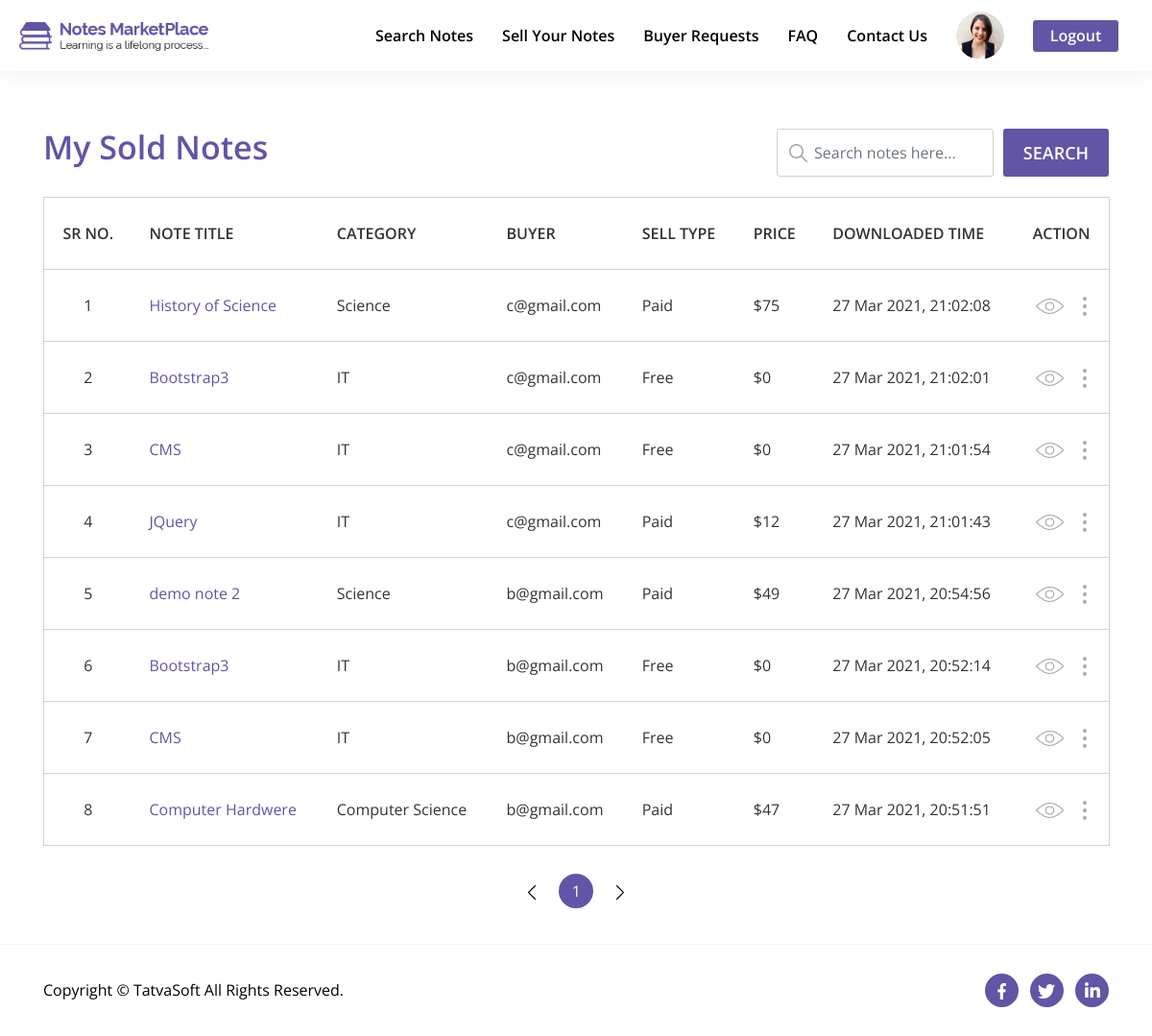
/Front/html/my-sold-notes.php (signed in), run on the app's committed database.
### tables this page shows
CREATE TABLE `user_profile` (
  `ProfileID` int(11) NOT NULL,
  `UserID` int(11) NOT NULL,
  `DOB` date DEFAULT NULL,
  `Gender` int(11) DEFAULT NULL,
  `SecondaryEmail` varchar(100) NOT NULL,
  `CountryCode` varchar(5) NOT NULL,
  `PhoneNumber` varchar(20) NOT NULL,
  `ProfilePicture` varchar(500) DEFAULT NULL,
  `AddressLine1` varchar(100) NOT NULL,
  `AddressLine2` varchar(100) NOT NULL,
  `City` varchar(50) NOT NULL,
  `State` varchar(50) NOT NULL,
  `ZipCode` varchar(50) NOT NULL,
  `Country` varchar(50) NOT NULL,
  `University` varchar(100) DEFAULT NULL,
  `College` varchar(100) DEFAULT NULL,
  `CreatedDate` datetime DEFAULT current_timestamp(),
  `CreatedBy` int(11) DEFAULT NULL,
  `ModifiedDate` datetime DEFAULT NULL ON UPDATE current_timestamp(),
  `ModifiedBy` int(11) DEFAULT NULL
);

CREATE TABLE `downloads` (
  `DownloadID` int(11) NOT NULL,
  `NoteID` int(11) NOT NULL,
  `Seller` int(11) NOT NULL,
  `Downloader` int(11) NOT NULL,
  `IsSellerHasAllowedDownload` bit(1) NOT NULL,
  `AttachmentPath` mediumtext DEFAULT NULL,
  `IsAttachmentDownloaded` bit(1) NOT NULL,
  `AttachmentDownloadedDate` datetime DEFAULT NULL,
  `IsPaid` bit(1) NOT NULL,
  `PurchasedPrice` decimal(10,0) DEFAULT NULL,
  `NoteTitle` varchar(100) NOT NULL,
  `NoteCategory` varchar(100) NOT NULL,
  `CreatedDate` datetime DEFAULT current_timestamp(),
  `CreatedBy` int(11) DEFAULT NULL,
  `ModifiedDate` datetime DEFAULT NULL ON UPDATE current_timestamp(),
  `ModifiedBy` int(11) DEFAULT NULL
);

CREATE TABLE `users` (
  `UserID` int(11) NOT NULL,
  `RoleID` int(11) NOT NULL DEFAULT 3,
  `FirstName` varchar(50) NOT NULL,
  `LastName` varchar(50) NOT NULL,
  `EmailID` varchar(100) NOT NULL,
  `Password` varchar(24) NOT NULL,
  `IsEmailVerified` bit(1) NOT NULL DEFAULT b'0',
  `CreatedDate` datetime DEFAULT current_timestamp(),
  `CreatedBy` int(11) DEFAULT NULL,
  `ModifiedDate` datetime DEFAULT NULL ON UPDATE current_timestamp(),
  `ModifiedBy` int(11) DEFAULT NULL,
  `IsActive` bit(1) NOT NULL DEFAULT b'1'
);

### Front/includes/user-dp.php (called while the page is built, shortened)
<?php
if (isset($_SESSION['UserLoggedIn'])) {
    $UserID = $_SESSION['UserID'];
    $profile_query = "SELECT * FROM users u JOIN user_profile up ON u.UserID = up.UserID WHERE u.UserID = {$UserID} ";
    $profile_query_result = mysqli_query($connection, $profile_query);
    if (mysqli_num_rows($profile_query_result) != 0) {
        $getUserDP = "SELECT ProfilePicture FROM user_profile WHERE UserID = {$UserID} ";
        $getUserDP_query = mysqli_query($connection, $getUserDP);
        $getUserDP_row = mysqli_fetch_assoc($getUserDP_query);
        $DP_name = $getUserDP_row['ProfilePicture'];
        if ($DP_name != null) {
            $user_dp_path = $DP_name;
        } else {
            $user_dp_path = "../../Front/images/user-profile/default-profile-picture.png";
        }
    } else {
        $user_dp_path = "../../Front/images/user-profile/default-profile-picture.png";
    }
}

### Front/html/my-sold-notes.php (the view, shortened to what this page needs)
<?php include "../includes/head.php"; ?>
<body>
    <section id="my-sold-notes">
        <div class="only-white-nav extra-style-nav">
            <header class="site-header">
                <div class="header-wrapper">
                    <div class="logo-wrapper">
                        <a href="index.php" title="Site Logo">
                            <img src="../images/logo/dark-logo.png" alt="Logo">
                        </a>
                    </div>
                    <div class="navigation-wrapper">
                        <nav class="main-nav">
                            <ul class="menu-navigation">
                                <li>
                                    <a class="hover-bottom-border" href="search-notes.php">Search Notes</a>
                                </li>
                                <li>
                                    <a class="hover-bottom-border" href="dashboard.php">Sell Your Notes</a>
                                </li>
                                <li>
                                    <a class="hover-bottom-border" href="buyers-requests.php">Buyer Requests</a>
                                </li>
                                <li>
                                    <a class="hover-bottom-border" href="faq.php">FAQ</a>
                                </li>
                                <li>
                                    <a class="hover-bottom-border" href="contact-us.php">Contact Us</a>
                                </li>
                                <li class="logged-in-user-photo-li">
                                    <div class="dropdown">
                                        <a href="#" role="button" id="dropdownMenuLink" data-toggle="dropdown" aria-haspopup="true" aria-expanded="false">
                                            <div class="logged-in-user-photo">
                                                <img src="<?php echo $user_dp_path; ?>" alt="User Photo" class="rounded-circle">
                                            </div>
                                        </a>
                                    </div>
                                </li>
                                <li>
                                    <a class="btn btn-general btn-purple logout-link" href="javascript:void(0)" title="Download" role="button">Logout</a>
                                </li>
                            </ul>
                        </nav>
                    </div>
                </div>
            </header>
        </div>
        <div class="content-box-lg">
            <div class="container">
                <div class="row no-gutters">
                    <div class="col-lg-6 col-md-6 col-sm-12 col-12 text-left box-heading-wrapper">
                        <p class="my-downloads-heading">My Sold Notes</p>
                    </div>
                    <div class="col-lg-6 col-md-6 col-sm-12 col-12">
                        <div class="row no-gutters text-right general-search-bar-btn-wrapper">
                            <div class="form-group has-search-bar">
                                <span class="search-symbol"><img src="../images/Dashboard/search-icon.png" alt=""></span>
                                <input id="sold-note-search-bar" type="text" class="form-control input-box-style search-notes-bar" id="example" placeholder="Search notes here...">
                            </div>
                            <button id="sold-note-search-btn" class="btn btn-general btn-purple general-search-bar-btn">Search</button>
                        </div>
                    </div>
                </div>
            </div>
            <div class="container">
                <div class="my-downloads-table general-table-responsive">
                    <div class="table-responsive-xl">
                        <table class="table table-bordered" id="sold-notes-table">
                            <thead>
                                <tr>
                                    <th scope="col" class="text-center" data-orderable="false">sr no.</th>
                                    <th scope="col">Note title</th>
                                    <th scope="col">category</th>
                                    <th scope="col">Buyer</th>
                                    <th scope="col">Sell type</th>
                                    <th scope="col">price</th>
                                    <th scope="col">downloaded time</th>
                                    <th class="text-center" data-orderable="false" scope="col">Action</th>
                                </tr>
                            </thead>
                            <tbody>
                                <?php
                                $UserID = $_SESSION['UserID'];
                                $select_sold_notes = "SELECT NoteID, Downloader, IsPaid, PurchasedPrice, NoteTitle, NoteCategory, DATE_FORMAT(AttachmentDownloadedDate, '%d %b %Y, %T') as AttachmentDownloadedDate FROM downloads WHERE Seller = {$UserID} AND IsSellerHasAllowedDownload = 1 ORDER BY AttachmentDownloadedDate DESC ";
                                $select_sold_notes_query = mysqli_query($connection, $select_sold_notes);
                                $select_sold_notes_count = mysqli_num_rows($select_sold_notes_query);
                                if ($select_sold_notes_count != 0) {
                                    while ($row = mysqli_fetch_assoc($select_sold_notes_query)) {
                                        $note_id = $row['NoteID'];
                                        $note_title = $row['NoteTitle'];
                                        $note_cat = $row['NoteCategory'];
                                        $note_is_paid = $row['IsPaid'];
                                        if ($note_is_paid == 0) {
                                            $note_sell_type = "Free";
                                        } else {
                                            $note_sell_type = "Paid";
                                        }
                                        $note_price = $row['PurchasedPrice'];
                                        if ($note_price == NULL) {
                                            $note_price = "$" . '0';
                                        } else {
                                            $note_price = "$" . $note_price;
                                        }
                                        $note_downloaded_date = $row['AttachmentDownloadedDate'];
                                        $noteDownloadedDateStr = strtotime($note_downloaded_date);
                                        $note_downloader_id = $row['Downloader'];
                                        $get_downloader = "SELECT EmailID FROM users WHERE UserID = {$note_downloader_id} AND IsActive = 1 ";
                                        $get_downloader_query = mysqli_query($connection, $get_downloader);
                                        $note_downloader_row = mysqli_fetch_assoc($get_downloader_query);
                                        $note_downloader_email = $note_downloader_row['EmailID'];
                                ?>
                                        <tr>
                                            <td class="text-center"></td>
                                            <td class="purple-td"><a href='note-detail.php?note_id=<?php echo $note_id; ?>'><?php echo $note_title; ?></a></td>
                                            <td><?php echo $note_cat; ?></td>
                                            <td><?php echo $note_downloader_email; ?></td>
                                            <td><?php echo $note_sell_type; ?></td>
                                            <td><?php echo $note_price; ?></td>
                                            <td data-sort='<?php echo $noteDownloadedDateStr; ?>'><?php echo $note_downloaded_date; ?></td>
                                            <td class="text-center visible-overflow-for-dropdown">
                                                <a href='note-detail.php?note_id=<?php echo $note_id; ?>'><img class="eye-img-in-table" src="../images/Dashboard/eye.png" alt="edit"></a>
                                                <div class="dropdown dropdown-dots-table">
                                                    <a href="#" role="button" data-toggle="dropdown" aria-haspopup="true" aria-expanded="false">
                                                        <img class="dots-in-table" src="../images/Dashboard/dots.png" alt="edit">
                                                    </a>
                                                </div>
                                            </td>
                                        </tr>
                                    <?php
                                    }
                                }
                                ?>
                            </tbody>
                        </table>
                    </div>
                </div>
            </div>
        </div>
        <?php include "../includes/footer.php"; ?>
    </section>
</body>
</html>

### Front/css/responsive.css (style rules this page uses)
@media (max-width: 1300px) { #note-detail .only-white-nav.extra-style-nav, #dashboard .only-white-nav.extra-style-nav, #my-downloads .only-white-nav.extra-style-nav, #my-sold-notes .only-white-nav.extra-style-nav, #my-rejected-notes .only-white-nav.extra-style-nav, #buyers-requests .only-white-nav.extra-style-nav { margin-bottom: 74px; } }
@media (max-width: 1300px) { .only-white-nav.extra-style-nav .site-header .header-wrapper, #home-page .extra-style-nav .site-header .header-wrapper { padding: 0px 20px; } }
@media (max-width: 1300px) { .only-white-nav.extra-style-nav .site-header .header-wrapper .navigation-wrapper .main-nav .menu-navigation>li, #home-page .extra-style-nav .site-header .header-wrapper .navigation-wrapper .main-nav .menu-navigation>li { margin: 0px 15px; } }
@media (max-width: 1300px) { .only-white-nav.extra-style-nav .site-header, #home-page .extra-style-nav .site-header { max-height: 74px; } }
@media (max-width: 1300px) { .only-white-nav.extra-style-nav .site-header .header-wrapper, #home-page .extra-style-nav .site-header .header-wrapper { height: 74px; margin: auto; } }
@media (max-width: 1300px) { .only-white-nav.extra-style-nav .site-header .header-wrapper .logo-wrapper, #home-page .extra-style-nav .site-header .header-wrapper .logo-wrapper { height: 74px; } }
@media (max-width: 1300px) { .only-white-nav.extra-style-nav .site-header .header-wrapper .logo-wrapper a img, #home-page .extra-style-nav .site-header .header-wrapper .logo-wrapper a img { height: 40px; } }

### data on the page
user_profile: ProfilePicture (picture)
downloads: NoteTitle "History of Science", NoteCategory "Science", Downloader.EmailID "c@gmail.com", IsPaid "Paid", note_price "$75", note_downloaded_date "27 Mar 2021, 21:02:08"
downloads: NoteTitle "Bootstrap3", NoteCategory "IT", Downloader.EmailID "c@gmail.com", IsPaid "Free", note_price "$0", note_downloaded_date "27 Mar 2021, 21:02:01"
downloads: NoteTitle "CMS", NoteCategory "IT", Downloader.EmailID "c@gmail.com", IsPaid "Free", note_price "$0", note_downloaded_date "27 Mar 2021, 21:01:54"
downloads: NoteTitle "JQuery", NoteCategory "IT", Downloader.EmailID "c@gmail.com", IsPaid "Paid", note_price "$12", note_downloaded_date "27 Mar 2021, 21:01:43"
downloads: NoteTitle "demo note 2", NoteCategory "Science", Downloader.EmailID "b@gmail.com", IsPaid "Paid", note_price "$49", note_downloaded_date "27 Mar 2021, 20:54:56"
downloads: NoteTitle "Bootstrap3", NoteCategory "IT", Downloader.EmailID "b@gmail.com", IsPaid "Free", note_price "$0", note_downloaded_date "27 Mar 2021, 20:52:14"
downloads: NoteTitle "CMS", NoteCategory "IT", Downloader.EmailID "b@gmail.com", IsPaid "Free", note_price "$0", note_downloaded_date "27 Mar 2021, 20:52:05"
downloads: NoteTitle "Computer Hardwere", NoteCategory "Computer Science", Downloader.EmailID "b@gmail.com", IsPaid "Paid", note_price "$47", note_downloaded_date "27 Mar 2021, 20:51:51"
